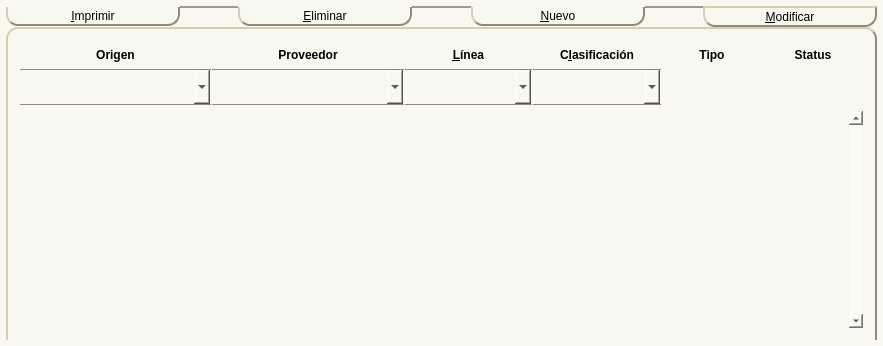
<?xml version="1.0" encoding="UTF-8"?>
<ui version="4.0">
 <class>Form</class>
 <widget class="QWidget" name="Form">
  <property name="geometry">
   <rect>
    <x>0</x>
    <y>0</y>
    <width>883</width>
    <height>346</height>
   </rect>
  </property>
  <property name="sizePolicy">
   <sizepolicy hsizetype="Expanding" vsizetype="Preferred">
    <horstretch>0</horstretch>
    <verstretch>0</verstretch>
   </sizepolicy>
  </property>
  <property name="windowTitle">
   <string>Form</string>
  </property>
  <property name="styleSheet">
   <string notr="true">background-color:#F8F8F0;</string>
  </property>
  <layout class="QVBoxLayout" name="mainLayout">
   <property name="spacing">
    <number>0</number>
   </property>
   <property name="margin">
    <number>6</number>
   </property>
   <item>
    <widget class="QFrame" name="buttonsFR">
     <property name="styleSheet">
      <string notr="true">border:0px;</string>
     </property>
     <layout class="QHBoxLayout" name="horizontalLayout">
      <property name="spacing">
       <number>0</number>
      </property>
      <property name="margin">
       <number>0</number>
      </property>
      <item>
       <widget class="QToolButton" name="toImprimir">
        <property name="sizePolicy">
         <sizepolicy hsizetype="Expanding" vsizetype="Fixed">
          <horstretch>3</horstretch>
          <verstretch>0</verstretch>
         </sizepolicy>
        </property>
        <property name="minimumSize">
         <size>
          <width>100</width>
          <height>0</height>
         </size>
        </property>
        <property name="styleSheet">
         <string notr="true">border:2px outset #908878; border-top:0px; border-top-left-radius:0px; border-top-right-radius:0px; border-bottom-left-radius:12px; border-bottom-right-radius:12px; background-color:qradialgradient(cx:.5, cy:.75, radius:1.5,fx:.5, fy:.75, stop: 0 #A0F0A0, stop:1 #FFFFFF);</string>
        </property>
        <property name="text">
         <string>&amp;Imprimir</string>
        </property>
        <property name="icon">
         <iconset>
          <normaloff>:/Print.png</normaloff>:/Print.png</iconset>
        </property>
        <property name="iconSize">
         <size>
          <width>44</width>
          <height>40</height>
         </size>
        </property>
        <property name="checkable">
         <bool>true</bool>
        </property>
        <property name="toolButtonStyle">
         <enum>Qt::ToolButtonTextBesideIcon</enum>
        </property>
       </widget>
      </item>
      <item>
       <widget class="QFrame" name="frame">
        <property name="sizePolicy">
         <sizepolicy hsizetype="Preferred" vsizetype="Preferred">
          <horstretch>1</horstretch>
          <verstretch>0</verstretch>
         </sizepolicy>
        </property>
        <property name="minimumSize">
         <size>
          <width>6</width>
          <height>0</height>
         </size>
        </property>
        <property name="styleSheet">
         <string notr="true">border-top:2 solid #A09888;</string>
        </property>
       </widget>
      </item>
      <item>
       <widget class="QToolButton" name="toEliminar">
        <property name="sizePolicy">
         <sizepolicy hsizetype="Expanding" vsizetype="Fixed">
          <horstretch>3</horstretch>
          <verstretch>0</verstretch>
         </sizepolicy>
        </property>
        <property name="minimumSize">
         <size>
          <width>100</width>
          <height>0</height>
         </size>
        </property>
        <property name="styleSheet">
         <string notr="true">border:2px outset #908878; border-top:0px; border-top-left-radius:0px; border-top-right-radius:0px; border-bottom-left-radius:12px; border-bottom-right-radius:12px; background-color:qradialgradient(cx:.5, cy:.75, radius:1.5,fx:.5, fy:.75, stop: 0 #A0F0A0, stop:1 #FFFFFF);</string>
        </property>
        <property name="text">
         <string>&amp;Eliminar</string>
        </property>
        <property name="icon">
         <iconset>
          <normaloff>:/Minus.png</normaloff>:/Minus.png</iconset>
        </property>
        <property name="iconSize">
         <size>
          <width>44</width>
          <height>40</height>
         </size>
        </property>
        <property name="checkable">
         <bool>true</bool>
        </property>
        <property name="toolButtonStyle">
         <enum>Qt::ToolButtonTextBesideIcon</enum>
        </property>
       </widget>
      </item>
      <item>
       <widget class="QFrame" name="frame_2">
        <property name="sizePolicy">
         <sizepolicy hsizetype="Preferred" vsizetype="Preferred">
          <horstretch>1</horstretch>
          <verstretch>0</verstretch>
         </sizepolicy>
        </property>
        <property name="minimumSize">
         <size>
          <width>6</width>
          <height>0</height>
         </size>
        </property>
        <property name="styleSheet">
         <string notr="true">border-top:2 solid #A09888;</string>
        </property>
        <property name="frameShape">
         <enum>QFrame::StyledPanel</enum>
        </property>
        <property name="frameShadow">
         <enum>QFrame::Raised</enum>
        </property>
       </widget>
      </item>
      <item>
       <widget class="QToolButton" name="toAgregar">
        <property name="sizePolicy">
         <sizepolicy hsizetype="Expanding" vsizetype="Fixed">
          <horstretch>3</horstretch>
          <verstretch>0</verstretch>
         </sizepolicy>
        </property>
        <property name="minimumSize">
         <size>
          <width>100</width>
          <height>0</height>
         </size>
        </property>
        <property name="styleSheet">
         <string notr="true">border:2px outset #908878; border-top:0px; border-top-left-radius:0px; border-top-right-radius:0px; border-bottom-left-radius:12px; border-bottom-right-radius:12px; background-color:qradialgradient(cx:.5, cy:.75, radius:1.5,fx:.5, fy:.75, stop: 0 #A0F0A0, stop:1 #FFFFFF);</string>
        </property>
        <property name="text">
         <string>&amp;Nuevo</string>
        </property>
        <property name="icon">
         <iconset>
          <normaloff>:/Plus.png</normaloff>:/Plus.png</iconset>
        </property>
        <property name="iconSize">
         <size>
          <width>44</width>
          <height>40</height>
         </size>
        </property>
        <property name="checkable">
         <bool>true</bool>
        </property>
        <property name="toolButtonStyle">
         <enum>Qt::ToolButtonTextBesideIcon</enum>
        </property>
       </widget>
      </item>
      <item>
       <widget class="QFrame" name="frame_3">
        <property name="sizePolicy">
         <sizepolicy hsizetype="Preferred" vsizetype="Preferred">
          <horstretch>1</horstretch>
          <verstretch>0</verstretch>
         </sizepolicy>
        </property>
        <property name="minimumSize">
         <size>
          <width>6</width>
          <height>0</height>
         </size>
        </property>
        <property name="styleSheet">
         <string notr="true">border-top:2 solid #A09888;</string>
        </property>
        <property name="frameShape">
         <enum>QFrame::StyledPanel</enum>
        </property>
        <property name="frameShadow">
         <enum>QFrame::Raised</enum>
        </property>
       </widget>
      </item>
      <item>
       <widget class="QToolButton" name="toModificar">
        <property name="sizePolicy">
         <sizepolicy hsizetype="Expanding" vsizetype="Fixed">
          <horstretch>3</horstretch>
          <verstretch>0</verstretch>
         </sizepolicy>
        </property>
        <property name="minimumSize">
         <size>
          <width>100</width>
          <height>0</height>
         </size>
        </property>
        <property name="styleSheet">
         <string notr="true">border:2px outset #908878; border-top-left-radius:0px; border-top-right-radius:0px; border-bottom-left-radius:12px; border-bottom-right-radius:12px; background-color:qradialgradient(cx:.5, cy:.5, radius:1.25,fx:.5, fy:.25, stop: 0 #A0F0A0, stop:1 #FFFFFF);</string>
        </property>
        <property name="text">
         <string>&amp;Modificar</string>
        </property>
        <property name="icon">
         <iconset>
          <normaloff>:/Redo.png</normaloff>:/Redo.png</iconset>
        </property>
        <property name="iconSize">
         <size>
          <width>44</width>
          <height>40</height>
         </size>
        </property>
        <property name="checkable">
         <bool>true</bool>
        </property>
        <property name="toolButtonStyle">
         <enum>Qt::ToolButtonTextBesideIcon</enum>
        </property>
       </widget>
      </item>
     </layout>
    </widget>
   </item>
   <item>
    <widget class="QFrame" name="dataFR">
     <property name="styleSheet">
      <string notr="true">QFrame#dataFR{border:2px outset #908878; border-bottom:0px; border-top-left-radius:12px; border-top-right-radius:12px; border-bottom-left-radius:0px; border-bottom-right-radius:0px; background-color:qradialgradient(cx:.5, cy:.5, radius:1.25,fx:.5, fy:.25, stop: 0 #A0F0A0, stop:1 #FFFFFF);}</string>
     </property>
     <layout class="QHBoxLayout" name="horizontalLayout_2">
      <property name="spacing">
       <number>0</number>
      </property>
      <property name="margin">
       <number>9</number>
      </property>
      <item>
       <widget class="QFrame" name="displayFR">
        <property name="minimumSize">
         <size>
          <width>0</width>
          <height>10</height>
         </size>
        </property>
        <property name="styleSheet">
         <string notr="true">QFrame#contentFR{border:1px outset #908878; border-top-left-radius:12px; border-top-right-radius:12px; border-bottom-left-radius:6px; border-bottom-right-radius:6px; background-color:#FFFFFF;}</string>
        </property>
        <layout class="QVBoxLayout" name="verticalLayout">
         <property name="spacing">
          <number>6</number>
         </property>
         <property name="margin">
          <number>3</number>
         </property>
         <item>
          <widget class="QFrame" name="frFiltros">
           <property name="styleSheet">
            <string notr="true">QFrame#frFiltros{border-top-left-radius:9px; border-top-right-radius:9px;}</string>
           </property>
           <layout class="QHBoxLayout" name="horizontalLayout_3">
            <property name="spacing">
             <number>1</number>
            </property>
            <property name="margin">
             <number>0</number>
            </property>
            <item>
             <widget class="QFrame" name="originFR">
              <property name="sizePolicy">
               <sizepolicy hsizetype="Preferred" vsizetype="Preferred">
                <horstretch>3</horstretch>
                <verstretch>0</verstretch>
               </sizepolicy>
              </property>
              <layout class="QVBoxLayout" name="verticalLayout_7">
               <property name="spacing">
                <number>0</number>
               </property>
               <property name="margin">
                <number>0</number>
               </property>
               <item>
                <widget class="QLabel" name="originLA">
                 <property name="sizePolicy">
                  <sizepolicy hsizetype="Preferred" vsizetype="Preferred">
                   <horstretch>0</horstretch>
                   <verstretch>0</verstretch>
                  </sizepolicy>
                 </property>
                 <property name="minimumSize">
                  <size>
                   <width>0</width>
                   <height>28</height>
                  </size>
                 </property>
                 <property name="font">
                  <font>
                   <weight>75</weight>
                   <bold>true</bold>
                  </font>
                 </property>
                 <property name="styleSheet">
                  <string notr="true">QLabel{border-top-left-radius:9px; background-color:qradialgradient(cx:.5, cy:.5, radius:1.25,fx:.5, fy:.25, stop: 0 #A0F0A0, stop:1 #FFFFFF);}</string>
                 </property>
                 <property name="text">
                  <string>Origen</string>
                 </property>
                 <property name="alignment">
                  <set>Qt::AlignCenter</set>
                 </property>
                </widget>
               </item>
               <item>
                <widget class="CDComboBox" name="originCB">
                 <property name="sizePolicy">
                  <sizepolicy hsizetype="Preferred" vsizetype="Preferred">
                   <horstretch>0</horstretch>
                   <verstretch>0</verstretch>
                  </sizepolicy>
                 </property>
                 <property name="minimumSize">
                  <size>
                   <width>0</width>
                   <height>36</height>
                  </size>
                 </property>
                 <property name="styleSheet">
                  <string notr="true">border-top:1px solid #908878; border-bottom:1px solid #908878;</string>
                 </property>
                 <property name="frame">
                  <bool>false</bool>
                 </property>
                </widget>
               </item>
              </layout>
             </widget>
            </item>
            <item>
             <widget class="QFrame" name="frProveedor">
              <property name="sizePolicy">
               <sizepolicy hsizetype="Expanding" vsizetype="Preferred">
                <horstretch>3</horstretch>
                <verstretch>0</verstretch>
               </sizepolicy>
              </property>
              <layout class="QVBoxLayout" name="verticalLayout_5">
               <property name="spacing">
                <number>0</number>
               </property>
               <property name="margin">
                <number>0</number>
               </property>
               <item>
                <widget class="QLabel" name="laProveedor">
                 <property name="sizePolicy">
                  <sizepolicy hsizetype="Preferred" vsizetype="Preferred">
                   <horstretch>0</horstretch>
                   <verstretch>0</verstretch>
                  </sizepolicy>
                 </property>
                 <property name="minimumSize">
                  <size>
                   <width>0</width>
                   <height>28</height>
                  </size>
                 </property>
                 <property name="font">
                  <font>
                   <weight>75</weight>
                   <bold>true</bold>
                  </font>
                 </property>
                 <property name="styleSheet">
                  <string notr="true">QLabel{background-color:qradialgradient(cx:.5, cy:.5, radius:1.25,fx:.5, fy:.25, stop: 0 #A0F0A0, stop:1 #FFFFFF);}</string>
                 </property>
                 <property name="text">
                  <string>Proveedor</string>
                 </property>
                 <property name="alignment">
                  <set>Qt::AlignCenter</set>
                 </property>
                 <property name="margin">
                  <number>3</number>
                 </property>
                 <property name="buddy">
                  <cstring>cbProveedor</cstring>
                 </property>
                </widget>
               </item>
               <item>
                <widget class="CDComboBox" name="cbProveedor">
                 <property name="sizePolicy">
                  <sizepolicy hsizetype="Expanding" vsizetype="Preferred">
                   <horstretch>0</horstretch>
                   <verstretch>0</verstretch>
                  </sizepolicy>
                 </property>
                 <property name="minimumSize">
                  <size>
                   <width>0</width>
                   <height>36</height>
                  </size>
                 </property>
                 <property name="font">
                  <font>
                   <weight>75</weight>
                   <bold>true</bold>
                  </font>
                 </property>
                 <property name="styleSheet">
                  <string notr="true">border-top:1px solid #908878; border-bottom:1px solid #908878;</string>
                 </property>
                 <property name="frame">
                  <bool>false</bool>
                 </property>
                </widget>
               </item>
              </layout>
             </widget>
            </item>
            <item>
             <widget class="QFrame" name="frLinea">
              <property name="sizePolicy">
               <sizepolicy hsizetype="Preferred" vsizetype="Preferred">
                <horstretch>2</horstretch>
                <verstretch>0</verstretch>
               </sizepolicy>
              </property>
              <layout class="QVBoxLayout" name="verticalLayout_2">
               <property name="spacing">
                <number>0</number>
               </property>
               <property name="margin">
                <number>0</number>
               </property>
               <item>
                <widget class="QLabel" name="laLinea">
                 <property name="sizePolicy">
                  <sizepolicy hsizetype="Preferred" vsizetype="Fixed">
                   <horstretch>0</horstretch>
                   <verstretch>0</verstretch>
                  </sizepolicy>
                 </property>
                 <property name="minimumSize">
                  <size>
                   <width>0</width>
                   <height>28</height>
                  </size>
                 </property>
                 <property name="font">
                  <font>
                   <weight>75</weight>
                   <bold>true</bold>
                  </font>
                 </property>
                 <property name="styleSheet">
                  <string notr="true">QLabel{background-color:qradialgradient(cx:.5, cy:.5, radius:1.25,fx:.5, fy:.25, stop: 0 #A0F0A0, stop:1 #FFFFFF);}</string>
                 </property>
                 <property name="text">
                  <string>&amp;Línea</string>
                 </property>
                 <property name="alignment">
                  <set>Qt::AlignCenter</set>
                 </property>
                 <property name="margin">
                  <number>3</number>
                 </property>
                 <property name="buddy">
                  <cstring>cbLinea</cstring>
                 </property>
                </widget>
               </item>
               <item>
                <widget class="CDComboBox" name="cbLinea">
                 <property name="sizePolicy">
                  <sizepolicy hsizetype="Preferred" vsizetype="Preferred">
                   <horstretch>0</horstretch>
                   <verstretch>0</verstretch>
                  </sizepolicy>
                 </property>
                 <property name="minimumSize">
                  <size>
                   <width>0</width>
                   <height>36</height>
                  </size>
                 </property>
                 <property name="styleSheet">
                  <string notr="true">border-top:1px solid #908878; border-bottom:1px solid #908878;</string>
                 </property>
                 <property name="frame">
                  <bool>false</bool>
                 </property>
                </widget>
               </item>
              </layout>
             </widget>
            </item>
            <item>
             <widget class="QFrame" name="frClasificacion">
              <property name="sizePolicy">
               <sizepolicy hsizetype="Preferred" vsizetype="Preferred">
                <horstretch>2</horstretch>
                <verstretch>0</verstretch>
               </sizepolicy>
              </property>
              <layout class="QVBoxLayout" name="verticalLayout_3">
               <property name="spacing">
                <number>0</number>
               </property>
               <property name="margin">
                <number>0</number>
               </property>
               <item>
                <widget class="QLabel" name="laClasificacion">
                 <property name="sizePolicy">
                  <sizepolicy hsizetype="Preferred" vsizetype="Fixed">
                   <horstretch>0</horstretch>
                   <verstretch>0</verstretch>
                  </sizepolicy>
                 </property>
                 <property name="minimumSize">
                  <size>
                   <width>0</width>
                   <height>28</height>
                  </size>
                 </property>
                 <property name="font">
                  <font>
                   <weight>75</weight>
                   <bold>true</bold>
                  </font>
                 </property>
                 <property name="styleSheet">
                  <string notr="true">QLabel{background-color:qradialgradient(cx:.5, cy:.5, radius:1.25,fx:.5, fy:.25, stop: 0 #A0F0A0, stop:1 #FFFFFF);}</string>
                 </property>
                 <property name="text">
                  <string>C&amp;lasificación</string>
                 </property>
                 <property name="alignment">
                  <set>Qt::AlignCenter</set>
                 </property>
                 <property name="margin">
                  <number>3</number>
                 </property>
                 <property name="buddy">
                  <cstring>cbClasificacion</cstring>
                 </property>
                </widget>
               </item>
               <item>
                <widget class="CDComboBox" name="cbClasificacion">
                 <property name="sizePolicy">
                  <sizepolicy hsizetype="Preferred" vsizetype="Preferred">
                   <horstretch>0</horstretch>
                   <verstretch>0</verstretch>
                  </sizepolicy>
                 </property>
                 <property name="minimumSize">
                  <size>
                   <width>0</width>
                   <height>36</height>
                  </size>
                 </property>
                 <property name="font">
                  <font>
                   <weight>75</weight>
                   <bold>true</bold>
                  </font>
                 </property>
                 <property name="styleSheet">
                  <string notr="true">border-top:1px solid #908878; border-bottom:1px solid #908878;</string>
                 </property>
                 <property name="frame">
                  <bool>false</bool>
                 </property>
                </widget>
               </item>
              </layout>
             </widget>
            </item>
            <item>
             <widget class="QFrame" name="kindLYFR">
              <property name="sizePolicy">
               <sizepolicy hsizetype="Preferred" vsizetype="Preferred">
                <horstretch>0</horstretch>
                <verstretch>0</verstretch>
               </sizepolicy>
              </property>
              <property name="minimumSize">
               <size>
                <width>100</width>
                <height>0</height>
               </size>
              </property>
              <layout class="QVBoxLayout" name="verticalLayout_6">
               <property name="spacing">
                <number>0</number>
               </property>
               <property name="margin">
                <number>0</number>
               </property>
               <item>
                <widget class="QLabel" name="laTipo">
                 <property name="sizePolicy">
                  <sizepolicy hsizetype="Preferred" vsizetype="Fixed">
                   <horstretch>0</horstretch>
                   <verstretch>0</verstretch>
                  </sizepolicy>
                 </property>
                 <property name="minimumSize">
                  <size>
                   <width>0</width>
                   <height>28</height>
                  </size>
                 </property>
                 <property name="font">
                  <font>
                   <weight>75</weight>
                   <bold>true</bold>
                  </font>
                 </property>
                 <property name="styleSheet">
                  <string notr="true">QLabel{background-color:qradialgradient(cx:.5, cy:.5, radius:1.25,fx:.5, fy:.25, stop: 0 #A0F0A0, stop:1 #FFFFFF);}</string>
                 </property>
                 <property name="text">
                  <string>Tipo</string>
                 </property>
                 <property name="alignment">
                  <set>Qt::AlignCenter</set>
                 </property>
                 <property name="margin">
                  <number>3</number>
                 </property>
                </widget>
               </item>
               <item>
                <widget class="QFrame" name="kindFR">
                 <layout class="QGridLayout" name="kindFRLY">
                  <property name="verticalSpacing">
                   <number>0</number>
                  </property>
                  <property name="margin">
                   <number>0</number>
                  </property>
                 </layout>
                </widget>
               </item>
              </layout>
             </widget>
            </item>
            <item>
             <widget class="QFrame" name="statusLYFR">
              <property name="minimumSize">
               <size>
                <width>100</width>
                <height>0</height>
               </size>
              </property>
              <layout class="QVBoxLayout" name="verticalLayout_4">
               <property name="spacing">
                <number>0</number>
               </property>
               <property name="margin">
                <number>0</number>
               </property>
               <item>
                <widget class="QLabel" name="statusLA">
                 <property name="sizePolicy">
                  <sizepolicy hsizetype="Preferred" vsizetype="Fixed">
                   <horstretch>0</horstretch>
                   <verstretch>0</verstretch>
                  </sizepolicy>
                 </property>
                 <property name="minimumSize">
                  <size>
                   <width>0</width>
                   <height>28</height>
                  </size>
                 </property>
                 <property name="font">
                  <font>
                   <weight>75</weight>
                   <bold>true</bold>
                  </font>
                 </property>
                 <property name="styleSheet">
                  <string notr="true">QLabel{border-top-right-radius:9px; background-color:qradialgradient(cx:.5, cy:.5, radius:1.25,fx:.5, fy:.25, stop: 0 #A0F0A0, stop:1 #FFFFFF);}</string>
                 </property>
                 <property name="text">
                  <string>Status</string>
                 </property>
                 <property name="alignment">
                  <set>Qt::AlignCenter</set>
                 </property>
                 <property name="margin">
                  <number>3</number>
                 </property>
                </widget>
               </item>
               <item>
                <widget class="QFrame" name="statusFR">
                 <layout class="QGridLayout" name="statusFRLY">
                  <property name="horizontalSpacing">
                   <number>6</number>
                  </property>
                  <property name="verticalSpacing">
                   <number>0</number>
                  </property>
                  <property name="margin">
                   <number>0</number>
                  </property>
                 </layout>
                </widget>
               </item>
              </layout>
             </widget>
            </item>
           </layout>
          </widget>
         </item>
         <item>
          <widget class="CDTableWidget" name="displayTA">
           <property name="sizePolicy">
            <sizepolicy hsizetype="Expanding" vsizetype="Expanding">
             <horstretch>0</horstretch>
             <verstretch>1</verstretch>
            </sizepolicy>
           </property>
           <property name="autoFillBackground">
            <bool>true</bool>
           </property>
           <property name="frameShape">
            <enum>QFrame::NoFrame</enum>
           </property>
           <property name="verticalScrollBarPolicy">
            <enum>Qt::ScrollBarAlwaysOn</enum>
           </property>
           <property name="alternatingRowColors">
            <bool>true</bool>
           </property>
          </widget>
         </item>
        </layout>
       </widget>
      </item>
     </layout>
    </widget>
   </item>
  </layout>
 </widget>
 <customwidgets>
  <customwidget>
   <class>CDComboBox</class>
   <extends>QComboBox</extends>
   <header>cdWidgets.cdComboBox</header>
  </customwidget>
  <customwidget>
   <class>CDTableWidget</class>
   <extends>QTableWidget</extends>
   <header>cdWidgets.cdTableWidget</header>
  </customwidget>
 </customwidgets>
 <tabstops>
  <tabstop>cbProveedor</tabstop>
  <tabstop>cbClasificacion</tabstop>
 </tabstops>
 <resources>
  <include location="../resources.qrc"/>
 </resources>
 <connections/>
</ui>
